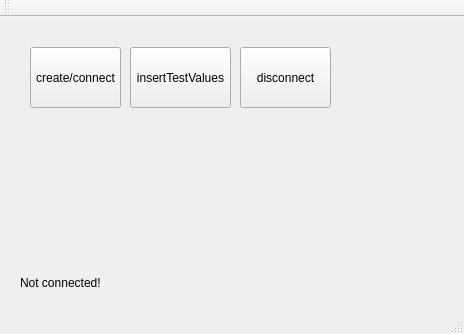
<?xml version="1.0" encoding="UTF-8"?>
<ui version="4.0">
 <class>EncryptFileClass</class>
 <widget class="QMainWindow" name="EncryptFileClass">
  <property name="geometry">
   <rect>
    <x>0</x>
    <y>0</y>
    <width>464</width>
    <height>334</height>
   </rect>
  </property>
  <property name="windowTitle">
   <string>EncryptFile</string>
  </property>
  <widget class="QWidget" name="centralWidget">
   <widget class="QPushButton" name="createBtn">
    <property name="geometry">
     <rect>
      <x>240</x>
      <y>30</y>
      <width>91</width>
      <height>61</height>
     </rect>
    </property>
    <property name="text">
     <string>disconnect</string>
    </property>
   </widget>
   <widget class="QPushButton" name="insertBtn">
    <property name="geometry">
     <rect>
      <x>130</x>
      <y>30</y>
      <width>101</width>
      <height>61</height>
     </rect>
    </property>
    <property name="text">
     <string>insertTestValues</string>
    </property>
   </widget>
   <widget class="QPushButton" name="bazaBtn">
    <property name="geometry">
     <rect>
      <x>30</x>
      <y>30</y>
      <width>91</width>
      <height>61</height>
     </rect>
    </property>
    <property name="text">
     <string>create/connect</string>
    </property>
   </widget>
   <widget class="QLabel" name="label">
    <property name="geometry">
     <rect>
      <x>20</x>
      <y>255</y>
      <width>101</width>
      <height>21</height>
     </rect>
    </property>
    <property name="text">
     <string>Not connected!</string>
    </property>
   </widget>
  </widget>
  <widget class="QMenuBar" name="menuBar">
   <property name="geometry">
    <rect>
     <x>0</x>
     <y>0</y>
     <width>464</width>
     <height>21</height>
    </rect>
   </property>
  </widget>
  <widget class="QToolBar" name="mainToolBar">
   <attribute name="toolBarArea">
    <enum>TopToolBarArea</enum>
   </attribute>
   <attribute name="toolBarBreak">
    <bool>false</bool>
   </attribute>
  </widget>
  <widget class="QStatusBar" name="statusBar"/>
 </widget>
 <layoutdefault spacing="6" margin="11"/>
 <resources>
  <include location="EncryptFile.qrc"/>
 </resources>
 <connections/>
</ui>
